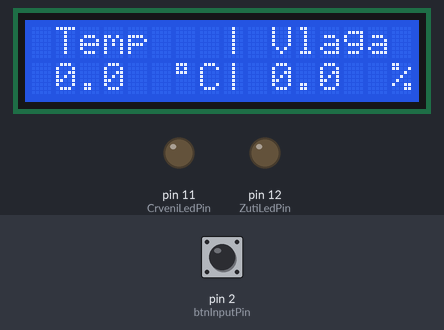
The sketch below on a simulated Arduino Uno, built with avr-gcc and run on an emulated ATmega328P. On the bench: 16×2 character LCD, output pins drawn as LEDs (lit = HIGH). Inputs (shaded band) come from the test bench; at power-on: pin 2 (btnInputPin) HIGH. What the sketch prints to the serial monitor is not drawn.

Above: at 1.2 s.
1.3 s: pin 2 (btnInputPin) pulled LOW for 2.2 s
At 2.9 s:
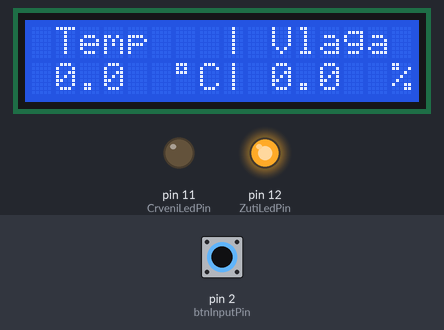
At 4.5 s:
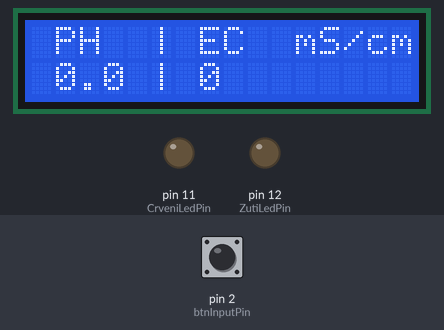
5.1 s: pin 2 (btnInputPin) pulled LOW for 2.2 s
At 8.1 s:
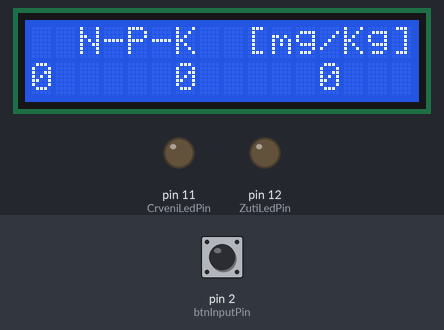
Timing chart, 0 to 20.2 s (numbered marks = the images above; inputs shaded):
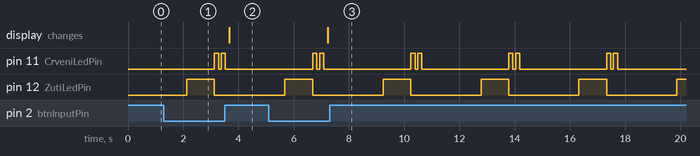

Measured:
- after the input at 1.3 s, the display: changes after 2.4 s (image 2)
- after the input at 5.1 s, the display: changes after 2.1 s (image 3)
- by itself, pin 11 (CrveniLedPin): repeats every 3.6 s: LOW 0.10 s, HIGH 0.15 s, LOW 3.2 s, HIGH 0.15 s
- by itself, pin 12 (ZutiLedPin): alternates HIGH for 1.0 s and LOW for 2.5 s

The sketch:

zemlja_ATmega328P.ino
```cpp
/*
      -Fajl: zemlja_ATmega328P
      -Ucitava u ATmega328P mikrokontroler na UNO R3 WIFI ploci
      -Ocitava podatke sa senzora za zemljiste 7u1
      -Ispisuje vrednosti na LCD displeju 2x16 I2C
      -Salje podatke do ESP8266 na istoj ploci koji ih onda salje
       dalje preko WIFI do WEB aplikacije

       v.2
*/

#include <SoftwareSerial.h>     //The SoftwareSerial library allows serial communication on
                                //other digital pins of an Arduino board
#include <Wire.h>               //This library allows you to communicate with I2C devices
#include <LiquidCrystal_I2C.h>  //The library allows to control I2C displays with functions
                                //extremely similar to LiquidCrystal library

// Kreira lcd objekat za pristup LCD displeju
// sa parametrima: I2C adresa, broj karaktera u redu, broj redova
LiquidCrystal_I2C lcd(0x27, 16, 2);

//#define DEBUG
//#define DEBUG_1

#ifdef DEBUG
  int brojac_dugmeta = 0;
#endif

// Definicije signala greske
#define GRESKA_1 2   // Nedovoljno vracenih bajtova


#define btnInputPin 2         // dugme za prolazak kroz razlicite prikaze LCD-a
#define CrveniLedPin 11       // Crvena led dioda
#define ZutiLedPin 12         // Zuta led dioda

//SoftwareSerial mySerial(2, 3);  // RX, TX; definise pinove za serijsku vezu sa 7u1 senzorom
SoftwareSerial mySerial(4, 5);  // RX, TX; definise pinove za serijsku vezu sa 7u1 senzorom

byte queryData[] = {0x01, 0x03, 0x00, 0x00, 0x00, 0x07, 0x04, 0x08};  //komanda koja se salje senzoru
byte receivedData[19];    //niz u koji ce biti vraceni ocitani podaci sa senzora

unsigned int soilHumidity = 0;
unsigned int soilTemperature = 0;
unsigned int soilConductivity = 0;
unsigned int soilPH = 0;              // cuvaju int vrednosti ocitane sa senzora
unsigned int nitrogen = 0;            // posle preracunavanja iz dvobajtnog oblika
unsigned int phosphorus = 0;
unsigned int potassium = 0;

String strTemp;
String strVlaga;
String strPh;
String strEc;
String strN;
String strP;
String strK;

bool nova_temp = true;
bool nova_vlaga = true;
bool nov_ph = true;
bool nov_ec = true;
bool nov_n = true;
bool nov_p = true;
bool nov_k = true;

int trenutni_ekran = 1;      // broj ekrana koji se trenutno prikazuju
int period_slanja_upita = 1000;       // broj milisekundi izmedju dva slanja upita ka senzoru
int period_upit_ocitavanje = 1000;    // vreme od poslednjeg upita do ocitavanja prispelih podataka
unsigned long posl_upit = 0;          // vreme poslednjeg slanja upita ka senzoru dobijeno od millis()

volatile int buttonPressed = false;
unsigned long lastDebounceTime = 0;
const unsigned long debounceDelay = 1000;

//bool ek_prom_ok = true;               //
bool ceo_ekran = true;                // postavljeno na true kad treba da se iscrta ceo ekran
                                      // posle iscrtavanja celog ekrana setuje se na false

//String podaci = "'33.7', '33.7', '333', '3.7', '333', '333', '333', CURRENT_TIMESTAMP, NULL";
String podaci;

void setup() {
  pinMode(btnInputPin, INPUT);
  pinMode(CrveniLedPin, OUTPUT);
  pinMode(ZutiLedPin, OUTPUT);

  Serial.begin(9600);
  mySerial.begin(4800);

  attachInterrupt(digitalPinToInterrupt(btnInputPin), buttonISR, FALLING);

  // inicijalizuje LCD ekran
  lcd.init();
  // ukljucuje pozadinsko osvetljenje LCD displeja
  lcd.backlight();
}

void loop() {

  // proverava dali je vreme za novi upit prema senzoru i ako jeste salje upit
  if((millis() - posl_upit) > period_slanja_upita){
    upit_senzoru();
    digitalWrite(ZutiLedPin, HIGH); // pali zutu diodu na upit senzoru
    delay(1000);
    digitalWrite(ZutiLedPin, LOW);
    preuzmi_podatke();
    posl_upit = millis();
  }

  //ispisiOdgovor();  //ispisuje vracene vrednosti bajtova u odgovoru
  //ispisNaSerialMonitor();  //ispisuje izracunate vrednosti na Serial Monitoru

  // obradjuje prekide dugmeta
  if (buttonPressed) {
    unsigned long currentTime = millis();
    if (currentTime - lastDebounceTime > debounceDelay) {
          ceo_ekran=true;
          promeni_ekran();
      //Serial.println("Button Pressed!");
      lastDebounceTime = currentTime;
    }
    buttonPressed = false;
  }

    switch (trenutni_ekran) {
    case 1:
          prikazi_ekran_1();
      break;
    case 2:
          prikazi_ekran_2();
      break;
    case 3:
          prikazi_ekran_3();
      break;
    }
  formiraj_string_podataka();
  //delay(200);
  posalji_na_esp();

}

// Ispisuje vrednosti svih 19 bajtova vracenih sa senzora u HEX formatu
void ispisiOdgovor() {
#ifdef DEBUG_1
  for (int i = 0; i < sizeof(receivedData); i++) {
    Serial.print(i);
    Serial.print("\t");
  }
  Serial.println("");
  for (int i = 0; i < sizeof(receivedData); i++) {
    Serial.print(receivedData[i], HEX);
    Serial.print("\t");
  }
  Serial.println("");
  Serial.println("- - - - - - - - - - - - - - - - - - - - - - - - - - - - - - - - - - - - - - - - - - - - - - - - - - - - - - - - - - - - - - - - - - - - - - - - - - ");
#endif
}

// Ispisuje vrednosti sa senzora na IDE serial monintor
void ispisNaSerialMonitor() {
  Serial.print("Vlaznost zemljista: ");
  Serial.println((float)soilHumidity / 10.0);
#ifdef DEBUG
  Serial.println("  >> DEBUG");
  Serial.print("  >> receivedData[3]: ");
  Serial.println(receivedData[3], HEX);
  Serial.println("  >> END DEBUG");
#endif
  Serial.print("Temperatura zemljista: ");
  Serial.println((float)soilTemperature / 10.0);
#ifdef DEBUG
  Serial.println("  >> DEBUG");
  Serial.print("  >> receivedData[3]: ");
  Serial.println(receivedData[3], HEX);
  Serial.println("  >> END DEBUG");
#endif
  Serial.print("Provodljivost zemljista: ");
  Serial.println(soilConductivity);
  Serial.print("pH zemljista: ");
  Serial.println((float)soilPH / 10.0);
  Serial.print("Azot: ");
  Serial.println(nitrogen);
  Serial.print("Fosfor: ");
  Serial.println(phosphorus);
  Serial.print("Kalijum: ");
  Serial.println(potassium);
  Serial.println("* * * * * * * * * * * * * * * * * * * * * * * * * * * * * * * * * * * * * * * * * * * * * * * * * * * * * * * * * * * * * * * * * * * * * * * * * *");
  return;
}

// EKRAN_1
// Ispisuje vrednosti Temp i Vlagu na LCD ekran
void prikazi_ekran_1() {

  if(ceo_ekran){
  lcd.clear();
  lcd.setCursor(0, 0);
  lcd.print(" Temp   | Vlaga");
  lcd.setCursor(6, 1);
  lcd.print((char) 223);
  lcd.setCursor(7, 1);
  lcd.print("C");
  lcd.setCursor(8, 1);
  lcd.print("|");
  lcd.setCursor(15, 1);
  lcd.print("%");
  ceo_ekran = false;
  }

    if ((soilTemperature / 10.0) >= 0 ) {
      lcd.setCursor(0, 1);
      lcd.print("     ");
      lcd.setCursor(1, 1);
      lcd.print((soilTemperature / 10.0), 1);
    } else {
      //negativne temperature
    }

  lcd.setCursor(9, 1);
  lcd.print("      ");
  lcd.setCursor(10, 1);
  lcd.print((soilHumidity / 10.0), 1);

  delay(2000);
}

// EKRAN_2
// Ispisuje vrednosti PH i EC na LCD ekran
void prikazi_ekran_2() {
  if(ceo_ekran){
  lcd.clear();
  lcd.setCursor(0, 0);
  lcd.print(" PH  | EC");
  lcd.setCursor(11, 0);
  lcd.print("mS/cm");
  lcd.setCursor(4, 1);
  lcd.print(" |");
  ceo_ekran = false;
  }

    lcd.setCursor(0, 1);
    lcd.print("    ");
    lcd.setCursor(1, 1);
    lcd.print((soilPH / 10.0),1);

    lcd.setCursor(7, 1);
    lcd.print("        ");
    lcd.setCursor(7, 1);
    lcd.print(soilConductivity);

    delay(2000);
}

// EKRAN_3
// Ispisuje vrednosti Н, P i K na LCD ekran
void prikazi_ekran_3() {
  if(ceo_ekran){
  lcd.clear();
  lcd.setCursor(0, 0);
  // prvi red
  lcd.print("  N-P-K  [mg/Kg]");
  ceo_ekran = false;
  }

    lcd.setCursor(0, 1);
    lcd.print("      ");
    lcd.setCursor(0, 1);
    lcd.print(nitrogen);

    lcd.setCursor(6, 1);
    lcd.print("      ");
    lcd.setCursor(6, 1);
    lcd.print(phosphorus);

    lcd.setCursor(12, 1);
    lcd.print("    ");
    lcd.setCursor(12, 1);
    lcd.print(potassium);

    delay(2000);
}

// Salje komandu senzoru za ocitavanje novih podataka
void upit_senzoru() {
  // prazni bafer
  while (mySerial.available() > 0) {
    mySerial.read();
  }

  mySerial.write(queryData, sizeof(queryData));  // Salje komandu (upit) ka 7u1 senzoru
  mySerial.flush();
  return;
}

// Ocitava vracene podatke sa senzora i proverava dali ima promene u odnosu na
// prethodno ocitane podatke
void preuzmi_podatke() {

  if (mySerial.available() >= sizeof(receivedData)) {        // Proverava dali se dovoljno bajtova vratilo u odgovoru za ocitavanje
    mySerial.readBytes(receivedData, sizeof(receivedData));  // Ocitava vracene bajtove u receivedData niz

    // Izracunava vrednosti pojedinih parametara vracenih sa senzora i stavlja u privremenu "n_" promenljivu
    // Vrednost svakog parametra vraca se u dva bajta iz kojih se onda izracunava vrednost po
    // formuli [ MSB << 8 | LSB ]
    unsigned int  n_soilHumidity = (receivedData[3] << 8) | receivedData[4];
    unsigned int  n_soilTemperature = (receivedData[5] << 8) | receivedData[6];
    unsigned int  n_soilConductivity = (receivedData[7] << 8) | receivedData[8];
    unsigned int  n_soilPH = (receivedData[9] << 8) | receivedData[10];
    unsigned int  n_nitrogen = (receivedData[11] << 8) | receivedData[12];
    unsigned int  n_phosphorus = (receivedData[13] << 8) | receivedData[14];
    unsigned int  n_potassium = (receivedData[15] << 8) | receivedData[16];

    if(n_soilHumidity != soilHumidity){
      soilHumidity = n_soilHumidity;
      strVlaga = String((soilHumidity / 10.0), 1);
      nova_vlaga = true;
    }
    if(n_soilTemperature != soilTemperature){
      soilTemperature = n_soilTemperature;
      strTemp = String((soilTemperature / 10.0), 1);
      nova_temp = true;
    }
    if(n_soilPH != soilPH){
      soilPH = n_soilPH;
      strPh = String((soilPH / 10.0),1);
      nov_ph = true;
    }
    if(n_soilConductivity != soilConductivity){
      soilConductivity = n_soilConductivity;
      strEc = String(soilConductivity);
      nov_ec = true;
    }
    if(n_nitrogen != nitrogen){
      nitrogen = n_nitrogen;
      strN = String(nitrogen);
      nov_n = true;
    }
    if(n_phosphorus != phosphorus){
      phosphorus = n_phosphorus;
      strP = String(phosphorus);
      nov_p = true;
    }
    if(n_potassium != potassium){
      potassium = n_potassium;
      strK = String(potassium);
      nov_k = true;
    }
  }else{
    signalGreske(GRESKA_1);
  }
  return;
}

// Setuje vreme kada je pin kontrolnog dugmeta otisao na LOW
// Poziva se iz prekida
void buttonISR() {
  buttonPressed = true; // Set a flag for the button press
}

// Izvrsava se u glavnoj petlji
// Ceka uslove da se promeni ekran da displeju
void promeni_ekran(){

        if (trenutni_ekran < 3) {
          ++trenutni_ekran;
         }else{
          trenutni_ekran = 1;
         }
}

void posalji_na_esp(){
  Serial.println(podaci);
}

void formiraj_string_podataka(){
  //podaci = "'33.7', '33.7', '333', '3.7', '333', '333', '333', CURRENT_TIMESTAMP, NULL";
  podaci ="";

  String navodnik = "'";
  String tri_navodnika = "', '";
  String navodnik_zarez ="', ";
  String kraj = "CURRENT_TIMESTAMP, NULL";

  podaci += navodnik;
  podaci += strVlaga;
  podaci += tri_navodnika;
  podaci += strTemp;
  podaci += tri_navodnika;
  podaci += strEc;
  podaci += tri_navodnika;
  podaci += strPh;
  podaci += tri_navodnika;
  podaci += strN;
  podaci += tri_navodnika;
  podaci += strP;
  podaci += tri_navodnika;
  podaci += strK;
  podaci += navodnik_zarez;
  podaci += kraj;
}

    // Trepni kratkto "GRESKA_n" puta crvenu led diodu
    // Ovo je rudimentirani sistem pokazivanja greske koji treba razraditi na taj nacini
    // da razliciti obrazcii treptanja crvene diode pokazuju na razliciti greske koje se
    // u radu javljaju
void signalGreske(int brojGreske){
      for(int i = 0; i<brojGreske; i++){
         digitalWrite(CrveniLedPin, HIGH);
         delay(150);
         digitalWrite(CrveniLedPin, LOW);
         delay(100);
    }
}
```
